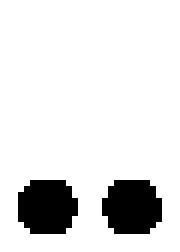
#> input picture templates/images/-_31.bmp, 30 x 42 px, found by its file name (shown 6 times larger); its folder holds only this picture in this run
$ python -i adapt.py   (imports and definitions only)
#> lines starting #> are read from the running program, lines starting #| are printed output that depends on the picture; after the words box and inside, x2 and y2 are one past the last pixel; in counts of white or black regions, pixels touching at a corner belong together
import cv2
from os.path import join, dirname, realpath


UPLOAD_FOLDER = join(dirname(realpath(__file__)),'templates/images/')
UPLOAD_FOLDERC = join(dirname(realpath(__file__)),'templates/mulsegimages/')

def apply_threshold(filename):
#> called with filename = 'templates/images/-_31.bmp'
    img = cv2.imread(UPLOAD_FOLDER+filename,0)
#> img: shape (42, 30); 88% white; 2 black regions, box (x1, y1, x2, y2) and area: (3, 30, 13, 39) 76, (17, 30, 27, 39) 75

    cv2.imwrite(UPLOAD_FOLDERC + 'original.png', img)


    img = cv2.medianBlur(img,5)
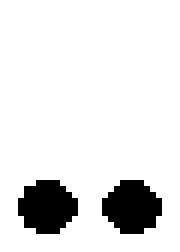
#> img: shape (42, 30) (shown 6 times larger); 89.3% white; 2 black regions, box (x1, y1, x2, y2) and area: (3, 30, 13, 39) 68, (17, 30, 27, 39) 67

    ret,th1 = cv2.threshold(img,80,255,cv2.THRESH_BINARY)

    th2 = cv2.adaptiveThreshold(img,255,cv2.ADAPTIVE_THRESH_MEAN_C,\
                cv2.THRESH_BINARY,115,14)

    th3 = cv2.adaptiveThreshold(img,255,cv2.ADAPTIVE_THRESH_GAUSSIAN_C,\
                cv2.THRESH_BINARY,115,14)

    cv2.imwrite(UPLOAD_FOLDERC + 'global_thresh.png', th1)
    cv2.imwrite(UPLOAD_FOLDERC + 'adaptive_mean_thresh.png', th2)
    cv2.imwrite(UPLOAD_FOLDERC + 'adaptive_thresh_gaussian.png', th3)

    # titles = ['Original Image', 'Global Thresholding (v = 127)',
    #             'Adaptive Mean Thresholding', 'Adaptive Gaussian Thresholding']

    # images = [img, th1, th2]


    cv2.imwrite(str(UPLOAD_FOLDER)+'inverted_final.png',th2)
    blurred = cv2.medianBlur(th2,9)
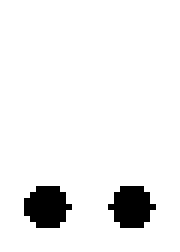
#> blurred: shape (42, 30) (shown 6 times larger); 93.5% white; 2 black regions, box (x1, y1, x2, y2) and area: (4, 31, 12, 38) 42, (18, 31, 26, 38) 40


    # cv2.imwrite(str(UPLOAD_FOLDER)+'thresholded.png',th2)
    # blurred = cv2.medianBlur(th2,9)
    cv2.imwrite(UPLOAD_FOLDERC+'median_blurred.png',blurred)

    # [5 lines of commented-out code are left out]


    inverted = 255 - blurred
    cv2.imwrite(UPLOAD_FOLDERC+'inverted.png',inverted)

>>> result = apply_threshold('templates/images/-_31.bmp')

$ run again, on templates/images/a1.bmp
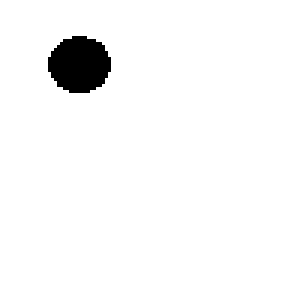
#> input picture templates/images/a1.bmp, 100 x 100 px, found by its file name (shown 3 times larger)
#> in apply_threshold, `blurred = cv2.medianBlur(th2,9)`:
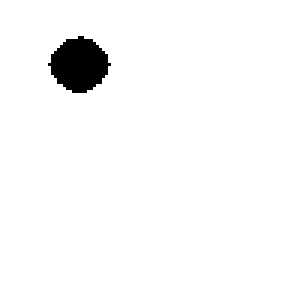
#> blurred: shape (100, 100) (shown 3 times larger); 97.3% white; 1 black region, box (x1, y1, x2, y2) and area: (16, 12, 37, 31) 274

$ run again, on templates/images/b1.bmp
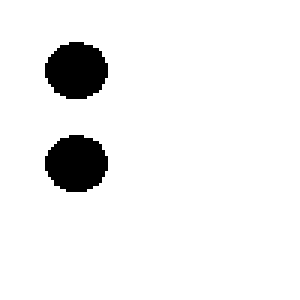
#> input picture templates/images/b1.bmp, 100 x 100 px, found by its file name (shown 3 times larger)
#> in apply_threshold, `blurred = cv2.medianBlur(th2,9)`:
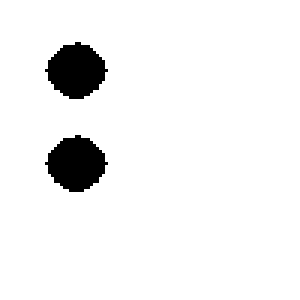
#> blurred: shape (100, 100) (shown 3 times larger); 94.5% white; 2 black regions, box (x1, y1, x2, y2) and area: (15, 14, 36, 33) 274, (15, 45, 36, 64) 274

$ run again, on templates/images/c1.bmp
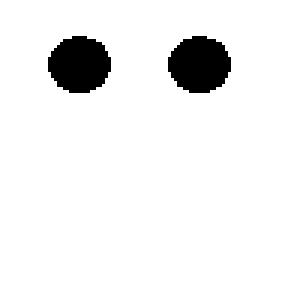
#> input picture templates/images/c1.bmp, 100 x 100 px, found by its file name (shown 3 times larger)
#> in apply_threshold, `blurred = cv2.medianBlur(th2,9)`:
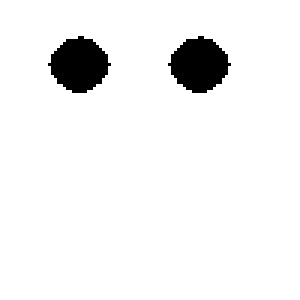
#> blurred: shape (100, 100) (shown 3 times larger); 94.5% white; 2 black regions, box (x1, y1, x2, y2) and area: (16, 12, 37, 31) 274, (56, 12, 77, 31) 274
